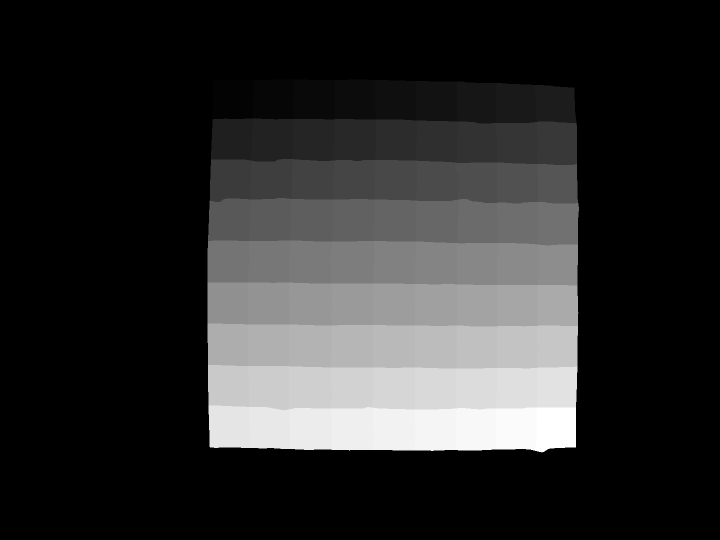
#> input picture S13/Step-1/Reusable_Grid_Data/S13_Squared_1_Cell_ID_Mask.tif, 1440 x 1080 px, given in place of S13_Squared_1_Cell_ID_Mask.tif].tif, which was not available (shown at 1/2 size)
$ python -i s13_segment.py   (imports and definitions only)
#> lines starting #> are read from the running program, lines starting #| are printed output that depends on the picture; after the words box and inside, x2 and y2 are one past the last pixel; in counts of white or black regions, pixels touching at a corner belong together
### S13/Step-2/V1/Analysis_Source/s13_register.py
from pathlib import Path
import json, os
import numpy as np
from PIL import Image, ImageDraw
from scipy import ndimage as ndi, signal, optimize

ROOT = Path(os.environ.get('S13_PROJECT_ROOT',str(Path(__file__).resolve().parents[1])))
WORK = ROOT/'work'

def read_raw(kind, idx):
#> called with kind = 'Squared'
    return np.asarray(Image.open(ROOT/'upload'/f'S13_{kind}_[{idx}].tif'), dtype=np.float32)

def display(a):
    return np.uint8(np.clip(np.sqrt(np.maximum(a,0)/1023)*255,0,255))

# [21 lines left out: function ncc_match, not called in this run]

def transform_xy(xy, matrix):
    return np.column_stack([xy,np.ones(len(xy))]) @ matrix.T

# [47 lines left out: functions registration, taped_profiles, not called in this run]

# [4 lines that do not run on import are left out]

### S13/Step-2/V1/Analysis_Source/s13_segment.py
from pathlib import Path
import json
import numpy as np
from PIL import Image, ImageDraw
from scipy import ndimage as ndi, optimize
from s13_register import ROOT, WORK, read_raw, display

def components(mask, min_area=3):
    labels,n=ndi.label(mask,np.ones((3,3),dtype=bool))
    areas=np.bincount(labels.ravel())
    keep=areas>=min_area;keep[0]=False
    return keep[labels]

def basis(xx,yy):
    x=(xx-720)/720;y=(yy-540)/540
    return np.stack([np.ones_like(x),x,y,x*x,x*y,y*y],axis=-1)

def mask_in_reference(idx):
    r=read_raw('Squared',idx)
    masks=ROOT/'S13_Step1/Reusable_Grid_Data'
    labels=np.array(Image.open(masks/f'S13_Squared_{idx}_Cell_ID_Mask.tif'))
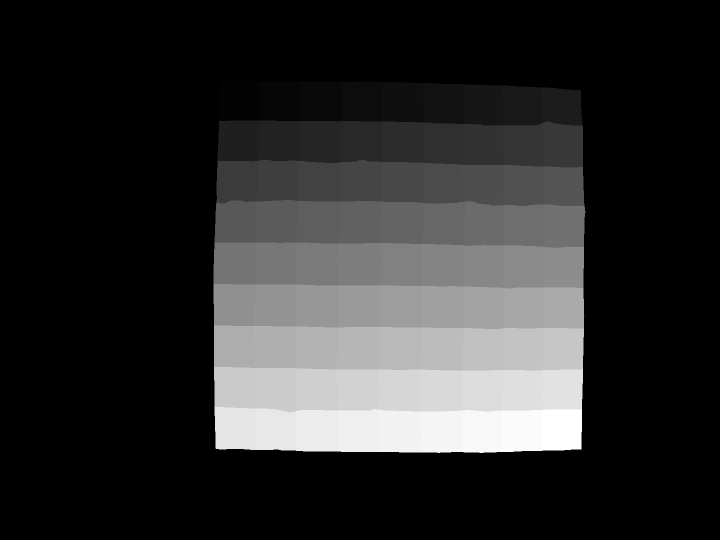
#> input picture S13/Step-1/Reusable_Grid_Data/S13_Squared_2_Cell_ID_Mask.tif, 1440 x 1080 px, given in place of S13_Squared_1_Cell_ID_Mask.tif_Cell_ID_Mask.tif, which was not available (shown at 1/2 size)
#> labels is the input picture: shape (1080, 1440) uint16; min 0, max 81, mean 14.4
    cut=np.array(Image.open(masks/f'S13_Squared_{idx}_Boundary_Mask.png'))>0
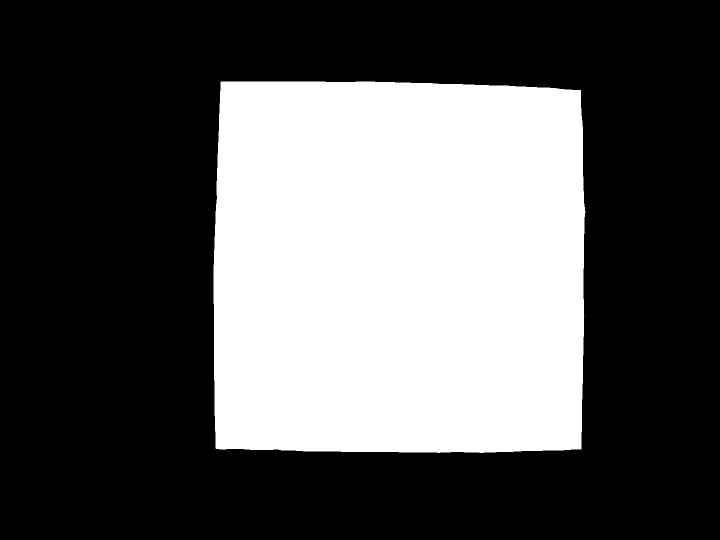
#> cut: shape (1080, 1440) bool (shown at 1/2 size); 34.7% white; 1 white region, box (x1, y1, x2, y2) and area: (427, 163, 1171, 906) 540349
    distance=ndi.distance_transform_edt(~cut)
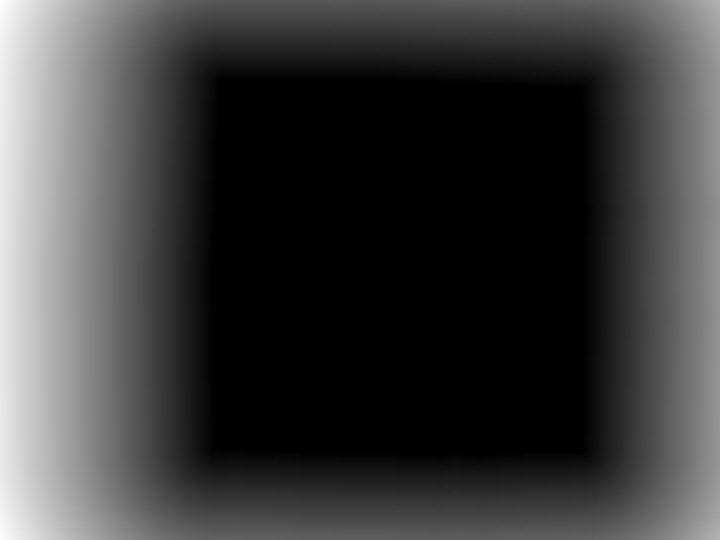
#> distance: shape (1080, 1440) float64 (shown at 1/2 size); min 0, max 470.5, mean 110.7; drawn with min black and max white
    sm=ndi.gaussian_filter(r,.65)
    bg=ndi.gaussian_filter(r,12)
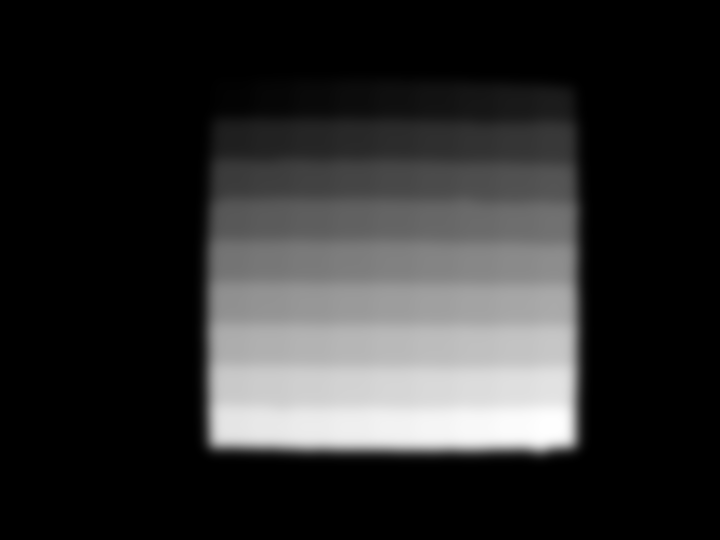
#> bg: shape (1080, 1440) float32 (shown at 1/2 size); min 0, max 80.98, mean 14.4; drawn with min black and max white
    near=(distance<=6)&(labels>0)
    abnormal=(sm<.67*bg)|(sm>1.6*bg)
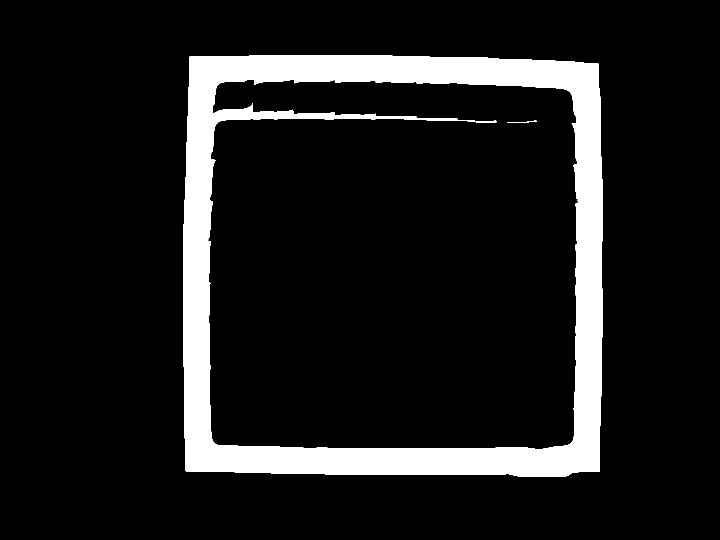
#> abnormal: shape (1080, 1440) bool (shown at 1/2 size); 10.8% white; 4 white regions (1 under 20 px), largest, box (x1, y1, x2, y2) and area: (367, 111, 1206, 953) 167825, (1014, 241, 1074, 245) 76, (506, 238, 521, 240) 21
    initial=ndi.binary_propagation(cut,mask=cut|(near&abnormal))
    scrape=ndi.binary_dilation(initial,iterations=2)&(labels>0)
    # Only unequivocally bright pre-existing interior exposure is removed here.
    oldfoil=components((sm>2.1*bg)&(sm>250)&(labels>0)&~scrape,3)
#> in components, `labels,n=ndi.label(mask,np.ones((3,3),dtype=bool))`: labels: shape (1080, 1440) int32; every value is 0
#> in components, `labels,n=ndi.label(mask,np.ones((3,3),dtype=bool))`: n = 0
#> in components, `labels,n=ndi.label(mask,np.ones((3,3),dtype=bool))`: mask: shape (1080, 1440) bool; every value is 0
#> in components, `areas=np.bincount(labels.ravel())`: areas = [1555200]
#> in components, `keep = areas >= min_area`: keep = [True]
    oldfoil=ndi.binary_dilation(oldfoil,iterations=1)&(labels>0)&~scrape
    return labels,scrape,oldfoil

# [58 lines left out: function segment, not called in this run]

# [3 lines not run here, left out]

>>> result = mask_in_reference('../../../Step-1/Reusable_Grid_Data/S13_Squared_1_Cell_ID_Mask.tif')
